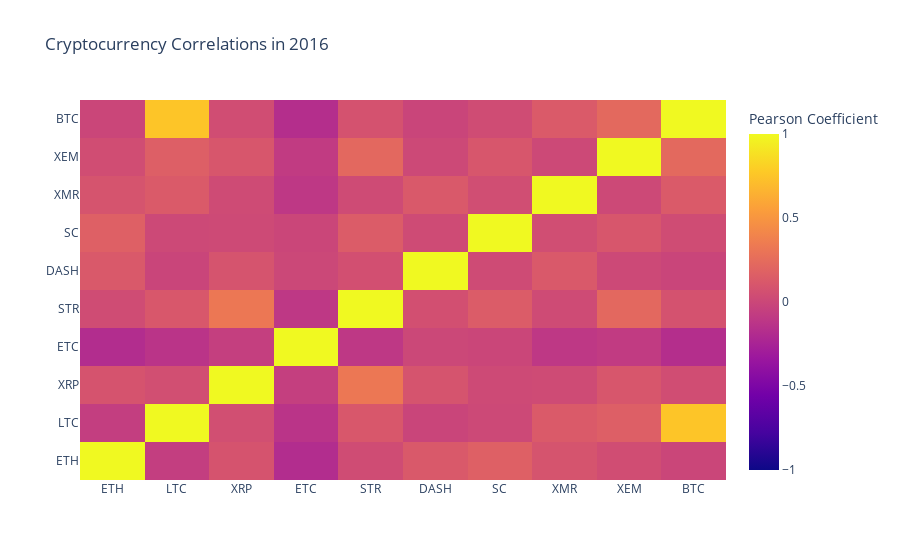

Write notebook code for a chart like this one.
### Code cell
correlation_heatmap(combined_df_2016.pct_change(), "Cryptocurrency Correlations in 2016")
